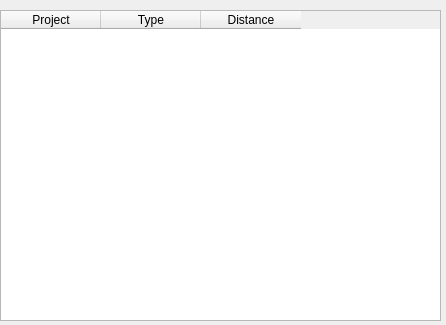
<?xml version="1.0" encoding="UTF-8"?>
<ui version="4.0">
 <class>dlgImpacts</class>
 <widget class="QDialog" name="dlgImpacts">
  <property name="geometry">
   <rect>
    <x>0</x>
    <y>0</y>
    <width>446</width>
    <height>325</height>
   </rect>
  </property>
  <property name="windowTitle">
   <string>Impacts Table</string>
  </property>
  <widget class="QTableWidget" name="tableWidget">
   <property name="geometry">
    <rect>
     <x>0</x>
     <y>10</y>
     <width>441</width>
     <height>311</height>
    </rect>
   </property>
   <property name="alternatingRowColors">
    <bool>true</bool>
   </property>
   <column>
    <property name="text">
     <string>Project</string>
    </property>
   </column>
   <column>
    <property name="text">
     <string>Type</string>
    </property>
   </column>
   <column>
    <property name="text">
     <string>Distance</string>
    </property>
   </column>
  </widget>
 </widget>
 <resources/>
 <connections/>
</ui>
